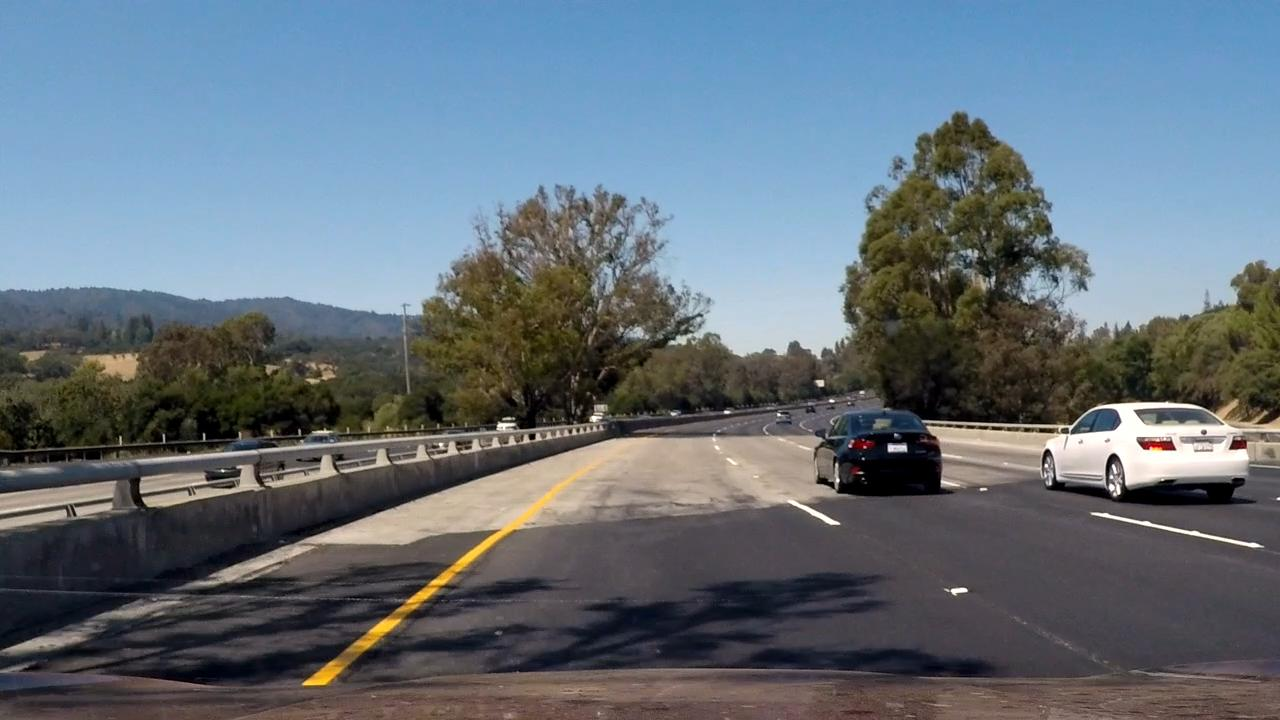
#> input picture test_images/challenge.jpg, 1280 x 720 px; its folder holds only this picture in this run
$ jupyter execute --allow-errors P1.ipynb   (shell and % lines are left out)   (older library calls are emulated)
#> lines starting #> are read from the running program, lines starting #| are printed output that depends on the picture; after the words box and inside, x2 and y2 are one past the last pixel; in counts of white or black regions, pixels touching at a corner belong together
# Self-Driving Car Engineer Nanodegree

## Project: **Finding Lane Lines on the Road**
***
In this project, you will use the tools you learned about in the lesson to identify lane lines on the road.  You can develop your pipeline on a series of individual images, and later apply the result to a video stream (really just a series of images). Check out the video clip "raw-lines-example.mp4" (also contained in this repository) to see what the output should look like after using the helper functions below.

Once you have a result that looks roughly like "raw-lines-example.mp4", you'll need to get creative and try to average and/or extrapolate the line segments you've detected to map out the full extent of the lane lines.  You can see an example of the result you're going for in the video "P1_example.mp4".  Ultimately, you would like to draw just one line for the left side of the lane, and one for the right.

In addition to implementing code, there is a brief writeup to complete. The writeup should be completed in a separate file, which can be either a markdown file or a pdf document. There is a [write up template](https://github.com/udacity/CarND-LaneLines-P1/blob/master/writeup_template.md) that can be used to guide the writing process. Completing both the code in the Ipython notebook and the writeup template will cover all of the [rubric points](https://review.udacity.com/#!/rubrics/322/view) for this project.

---
Let's have a look at our first image called 'test_images/solidWhiteRight.jpg'.  Run the 2 cells below (hit Shift-Enter or the "play" button above) to display the image.

**Note: If, at any point, you encounter frozen display windows or other confounding issues, you can always start again with a clean slate by going to the "Kernel" menu above and selecting "Restart & Clear Output".**

---

**The tools you have are color selection, region of interest selection, grayscaling, Gaussian smoothing, Canny Edge Detection and Hough Tranform line detection.  You  are also free to explore and try other techniques that were not presented in the lesson.  Your goal is piece together a pipeline to detect the line segments in the image, then average/extrapolate them and draw them onto the image for display (as below).  Once you have a working pipeline, try it out on the video stream below.**

---

<figure>

 <figcaption>
 <p></p>
 <p style="text-align: center;"> Your output should look something like this (above) after detecting line segments using the helper functions below </p>
 </figcaption>
</figure>
 <p></p>
<figure>

 <figcaption>
 <p></p>
 <p style="text-align: center;"> Your goal is to connect/average/extrapolate line segments to get output like this</p>
 </figcaption>
</figure>

**Run the cell below to import some packages.  If you get an `import error` for a package you've already installed, try changing your kernel (select the Kernel menu above --> Change Kernel).  Still have problems?  Try relaunching Jupyter Notebook from the terminal prompt.  Also, see [this forum post](https://carnd-forums.udacity.com/cq/viewquestion.action?spaceKey=CAR&id=29496372&questionTitle=finding-lanes---import-cv2-fails-even-though-python-in-the-terminal-window-has-no-problem-with-import-cv2) for more troubleshooting tips.**

## Import Packages

[cell 1]
#importing some useful packages
import matplotlib.pyplot as plt
import matplotlib.image as mpimg
import numpy as np
import cv2

## Read in an Image

#> (a cell that did not finish here is left out)

## Ideas for Lane Detection Pipeline

**Some OpenCV functions (beyond those introduced in the lesson) that might be useful for this project are:**

`cv2.inRange()` for color selection
`cv2.fillPoly()` for regions selection
`cv2.line()` to draw lines on an image given endpoints
`cv2.addWeighted()` to coadd / overlay two images
`cv2.cvtColor()` to grayscale or change color
`cv2.imwrite()` to output images to file
`cv2.bitwise_and()` to apply a mask to an image

**Check out the OpenCV documentation to learn about these and discover even more awesome functionality!**

## Helper Functions

Below are some helper functions to help get you started. They should look familiar from the lesson!

[cell 3]
import math

def grayscale(img):
    """Applies the Grayscale transform
    This will return an image with only one color channel
    but NOTE: to see the returned image as grayscale
    (assuming your grayscaled image is called 'gray')
    you should call plt.imshow(gray, cmap='gray')"""
    return cv2.cvtColor(img, cv2.COLOR_RGB2GRAY)
    # Or use BGR2GRAY if you read an image with cv2.imread()
    # return cv2.cvtColor(img, cv2.COLOR_BGR2GRAY)

def canny(img):
    """Determines the Otsu's thresholds then applies the Canny transform"""
    otsu_threshold, imgBinary = cv2.threshold(img, 0, 255, cv2.THRESH_BINARY | cv2.THRESH_OTSU)
    return cv2.Canny(img, otsu_threshold/3, otsu_threshold)

def gaussian_blur(img, kernel_size):
    """Applies a Gaussian Noise kernel"""
    return cv2.GaussianBlur(img, (kernel_size, kernel_size), 0)

def region_of_interest(img, vertices):
    """
    Applies an image mask.

    Only keeps the region of the image defined by the polygon
    formed from `vertices`. The rest of the image is set to black.
    """
    #defining a blank mask to start with
    mask = np.zeros_like(img)

    #defining a 3 channel or 1 channel color to fill the mask with depending on the input image
    if len(img.shape) > 2:
        channel_count = img.shape[2]  # i.e. 3 or 4 depending on your image
        ignore_mask_color = (255,) * channel_count
    else:
        ignore_mask_color = 255

    #filling pixels inside the polygon defined by "vertices" with the fill color
    cv2.fillPoly(mask, vertices, ignore_mask_color)

    #returning the image only where mask pixels are nonzero
    masked_image = cv2.bitwise_and(img, mask)
    return masked_image

def draw_polyfit(img, x, y, color, thickness):
    """
    This function fits a polynomial using the x and y arrays provided then
    updates the imgage inplace
    """
    if (len(x) > 0) and (len(y) > 0):
        coeff = np.polyfit(x, y, 1)
        poly = np.poly1d(coeff)

        #Add the fitted line to the copied image
        xs = np.linspace(0, img.shape[1]-1, 10, dtype=np.int)
        for i in range(0,len(xs)-1):
            y1 = int(poly(xs[i]))
            y2 = int(poly(xs[i+1]))
            cv2.line(img, (xs[i],y1), (xs[i+1],y2), color, thickness)


def draw_lines(img, lines, color=[255, 0, 0], thickness=10):
    """
    NOTE: this is the function you might want to use as a starting point once you want to
    average/extrapolate the line segments you detect to map out the full
    extent of the lane (going from the result shown in raw-lines-example.mp4
    to that shown in P1_example.mp4).

    Think about things like separating line segments by their
    slope ((y2-y1)/(x2-x1)) to decide which segments are part of the left
    line vs. the right line.  Then, you can average the position of each of
    the lines and extrapolate to the top and bottom of the lane.

    This function draws `lines` with `color` and `thickness`.
    Lines are drawn on the image inplace (mutates the image).
    If you want to make the lines semi-transparent, think about combining
    this function with the weighted_img() function below
    """
    left_x = []
    left_y = []
    right_x = []
    right_y = []

    for line in lines:
        for x1,y1,x2,y2 in line:
            if ((y2-y1)/(x2-x1)) < 0:
                left_x.append(x1)
                left_x.append(x2)
                left_y.append(y1)
                left_y.append(y2)
            else:
                right_x.append(x1)
                right_x.append(x2)
                right_y.append(y1)
                right_y.append(y2)

    #fit a polynomial to the points for the left
    draw_polyfit(img, left_x,  left_y,  color, thickness)
    draw_polyfit(img, right_x, right_y, color, thickness)

def hough_lines(img, rho, theta, threshold, min_line_len, max_line_gap):
    """
    `img` should be the output of a Canny transform.

    Returns an image with hough lines drawn.
    """
    lines = cv2.HoughLinesP(img, rho, theta, threshold, np.array([]), minLineLength=min_line_len, maxLineGap=max_line_gap)
    line_img = np.zeros((img.shape[0], img.shape[1], 3), dtype=np.uint8)
    draw_lines(line_img, lines)
    return line_img

# Python 3 has support for cool math symbols.

def weighted_img(img, initial_img, α=0.8, β=1, λ=0.):
    """
    `img` is the output of the hough_lines(), An image with lines drawn on it.
    Should be a blank image (all black) with lines drawn on it.

    `initial_img` should be the image before any processing.

    The result image is computed as follows:

    initial_img * α + img * β + λ
    NOTE: initial_img and img must be the same shape!
    """
    return cv2.addWeighted(initial_img, α, img, β, λ)

[cell 4]
import os
os.listdir("test_images/")

Build the pipeline and run your solution on all test_images. Make copies into the `test_images_output` directory, and you can use the images in your writeup report.

Try tuning the various parameters, especially the low and high Canny thresholds as well as the Hough lines parameters.

## Build a Lane Finding Pipeline

[cell 5]
# Read in the images and grayscale to reduce image information
testImages = os.listdir("test_images/")

# Varies image lists
imagesList = []
graysList = []
smoothedList = []
edgesList = []
maskedList = []
extrapolateList = []
linesList = []
resultsList = []
i = 0

#Tuning parameters
gaussian_kernel_size = 5
hough_rho = 1
hough_theta = np.pi/180
hough_threshold = 50
hough_min_line_len = 20
hough_max_line_gap = 100

for names in testImages:
    if names.endswith(".jpg"):
        imagesList.append(mpimg.imread("test_images/" + names))
        graysList.append(grayscale(imagesList[i]))

        # Gaussian smoothing
        smoothedList.append(gaussian_blur(graysList[i], gaussian_kernel_size))

        # Canny edge detection using Otsu's threshold
        edgesList.append(canny(smoothedList[i]))
#> in canny, `otsu_threshold, imgBinary = cv2.threshold(img, 0, 255, cv2.THRESH_BINA..`:
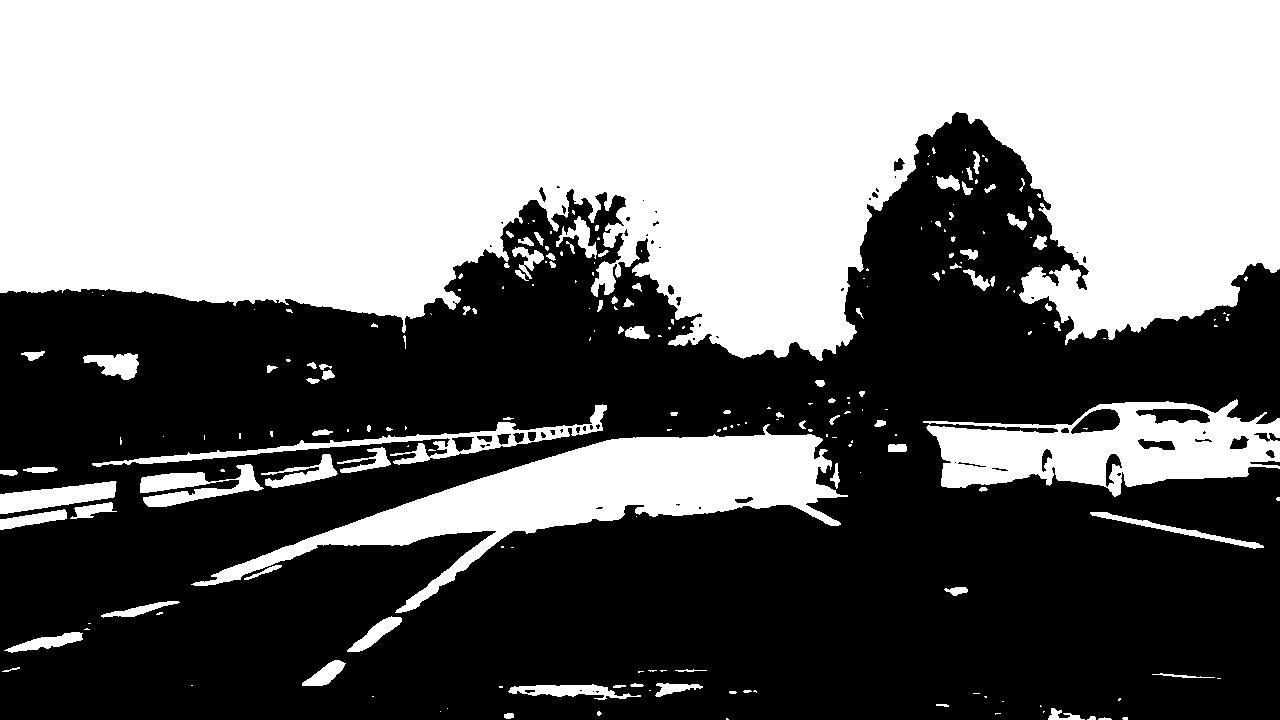
#> imgBinary: shape (720, 1280); 46.8% white; 222 white regions (124 under 20 px), largest, box (x1, y1, x2, y2) and area: (0, 0, 1280, 361) 354815, (191, 424, 848, 613) 33522, (923, 399, 1280, 497) 19489
#> in canny, `otsu_threshold, imgBinary = cv2.threshold(img, 0, 255, cv2.THRESH_BINA..`: otsu_threshold = 113
#> in canny, `return cv2.Canny(img, otsu_threshold/3, otsu_threshold)`: returned value: shape (720, 1280); 5.2% white in thin lines or dots, all inside (x1, y1, x2, y2) = (0, 112, 1280, 720)

        # Mask the ROI
        imshape = imagesList[i].shape
#> imshape = (720, 1280, 3)
        skyHorz = imshape[0]/2 + 50
#> skyHorz = 410
        vertices = np.array([[(100,imshape[0]),(460, skyHorz), (490, skyHorz), (imshape[1],imshape[0])]], dtype=np.int32)
        maskedList.append(region_of_interest(edgesList[i], vertices))
#> in region_of_interest, `cv2.fillPoly(mask, vertices, ignore_mask_color)`: mask: shape (720, 1280); 20.4% white; 1 white region, box (x1, y1, x2, y2) and area: (101, 410, 1279, 720) 187660
#> in region_of_interest, `masked_image = cv2.bitwise_and(img, mask)`: masked_image: shape (720, 1280); 0.84% white in thin lines or dots, all inside (x1, y1, x2, y2) = (133, 410, 1278, 720)

        # Hough transform
        extrapolateList.append(hough_lines(maskedList[i], hough_rho, hough_theta, hough_threshold, hough_min_line_len, hough_max_line_gap))
#> in hough_lines, `lines = cv2.HoughLinesP(img, rho, theta, threshold, np.array([]), minL..`: lines = 53 rows, first 6: [267, 710, 499, 529], [711, 668, 858, 670], [198, 684, 660, 668], [304, 701, 501, 536], [241, 598, 593, 604], [322, 532, 488, 475]
#> the loop in draw_lines, `for line in lines:` made 53 passes
#> line on passes 1 to 12: [[267, 710, 499, 529]], [[711, 668, 858, 670]], [[198, 684, 660, 668]], [[304, 701, 501, 536]], [[241, 598, 593, 604]], [[322, 532, 488, 475]], [[507, 665, 550, 666]], [[939, 677, 1084, 677]], [[355, 543, 733, 510]], [[302, 546, 741, 508]], [[885, 704, 1088, 708]], [[399, 464, 557, 437]]
#> after the loop in draw_lines, `for line in lines:`: left_x = 58 values, max 1041 at index 51, min 133 at index 48, mean 436; left_y = 58 values, max 718 at index 34, min 428 at index 47, mean 581.4; right_x = 48 values, max 1271 at index 31, min 167 at index 12, mean 683.8; right_y = 48 values, max 718 at index 21, min 543 at index 34, mean 650.8
#> in draw_polyfit, `coeff = np.polyfit(x, y, 1)`: coeff = [-0.154, 648.5]
#> the loop in draw_polyfit, `for i in range(0,len(xs)-1):` made 9 passes
#> (y1, y2) on passes 1 to 9: (648, 626), (626, 604), (604, 582), (582, 561), (561, 539), (539, 517), (517, 495), (495, 473), (473, 451)
#> after the loop in draw_polyfit, `for i in range(0,len(xs)-1):`:
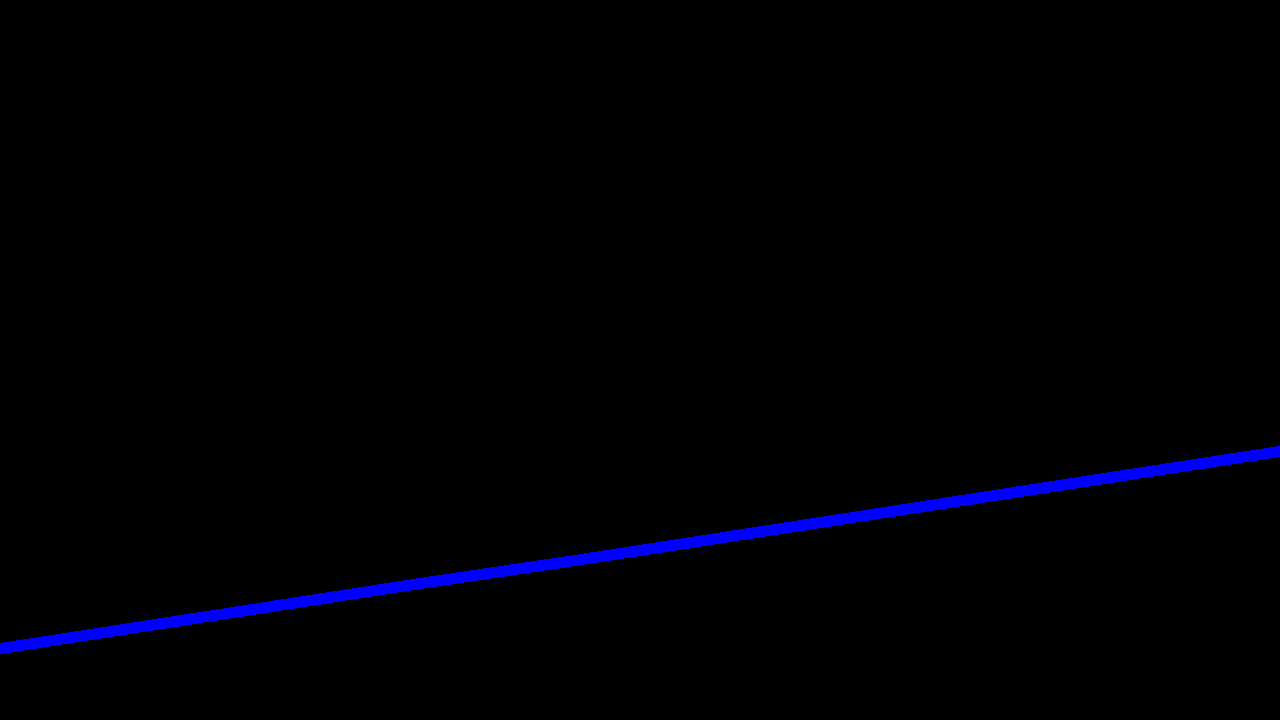
#> img: shape (720, 1280, 3); mean of channels 0, 1, 2 4, 0, 0; drawn as B, G, R
#> call 2 of draw_polyfit, with thickness = 10
#> in draw_polyfit (call 2), `coeff = np.polyfit(x, y, 1)`: coeff = [0.125, 565.3]
#> the loop in draw_polyfit (call 2), `for i in range(0,len(xs)-1):` made 9 passes
#> (y1, y2) on passes 1 to 9: (565, 583), (583, 600), (600, 618), (618, 636), (636, 654), (654, 671), (671, 689), (689, 707), (707, 725)
#> after the loop in draw_polyfit (call 2), `for i in range(0,len(xs)-1):`:
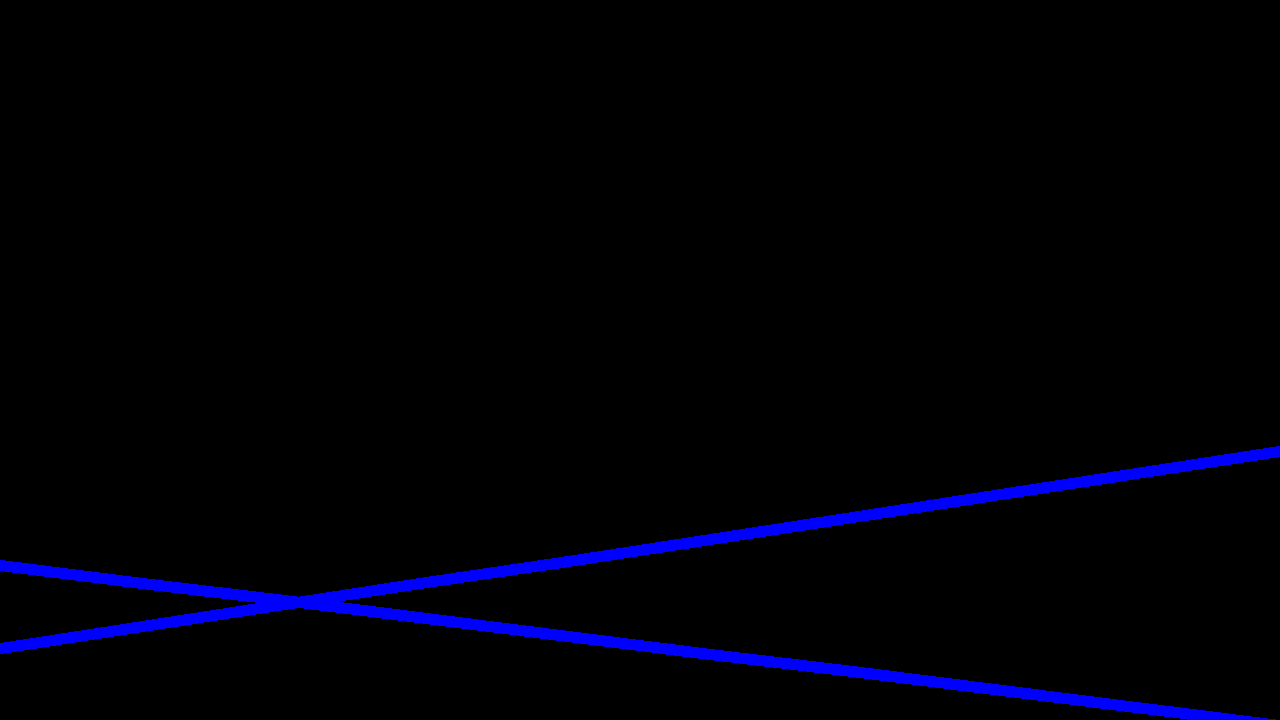
#> img: shape (720, 1280, 3); 1.45% of pixels changed, all inside (x1, y1, x2, y2) = (0, 560, 1276, 720); drawn as B, G, R

        # Reapply the mask to remove the additional extrapolation data
        linesList.append(region_of_interest(extrapolateList[i], vertices))

        # Results
        resultsList.append(weighted_img(linesList[i], imagesList[i]))

        #plotting
        plt.figure()
        plt.imshow(resultsList[i])
        plt.title(names)
        cv2.imwrite("test_images_output/" + names, cv2.cvtColor(resultsList[i], cv2.COLOR_RGB2BGR))
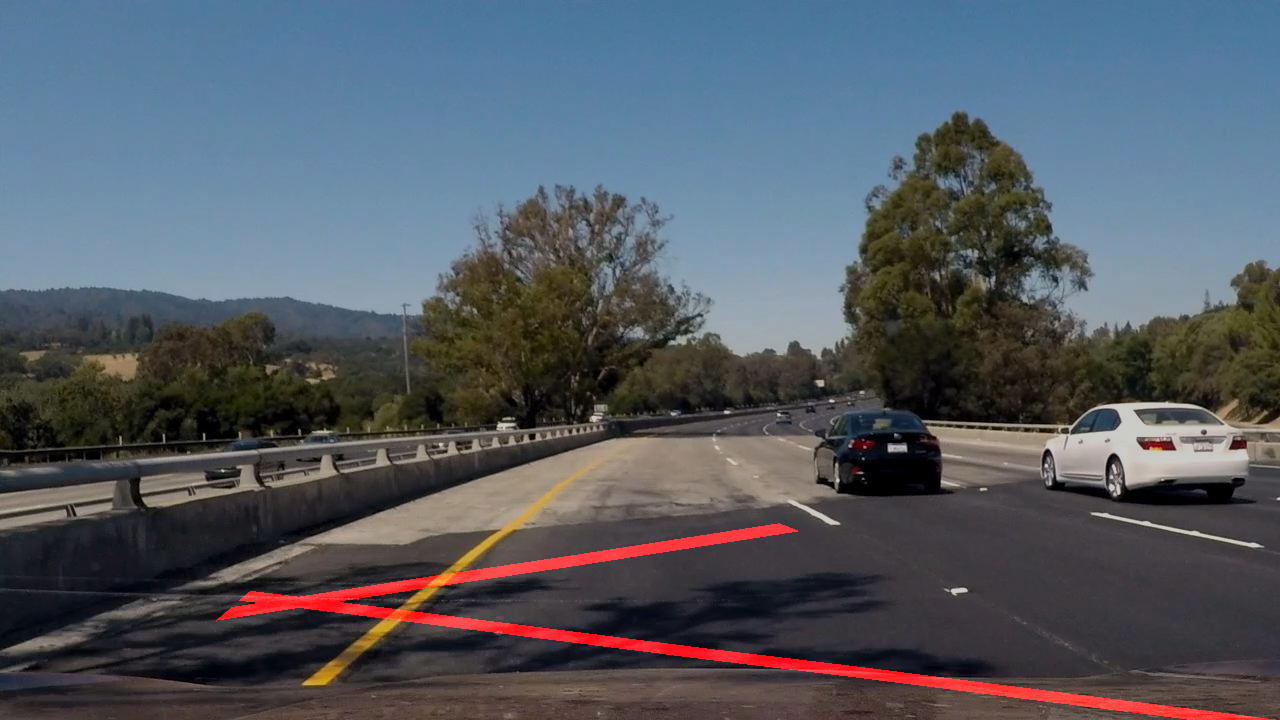
#> saved as challenge.jpg: shape (720, 1280, 3); mean B, G, R 98.2, 90, 83.9

        plt.figure()
        plt.subplot(131)
        plt.title("Grayscale")
        plt.imshow(graysList[i], cmap='gray')
        plt.subplot(132)
        plt.title("Masked")
        plt.imshow(maskedList[i], cmap='gray')
        plt.subplot(133)
        plt.title("Hough Lines")
        plt.imshow(linesList[i], cmap='gray')

        i = i + 1
